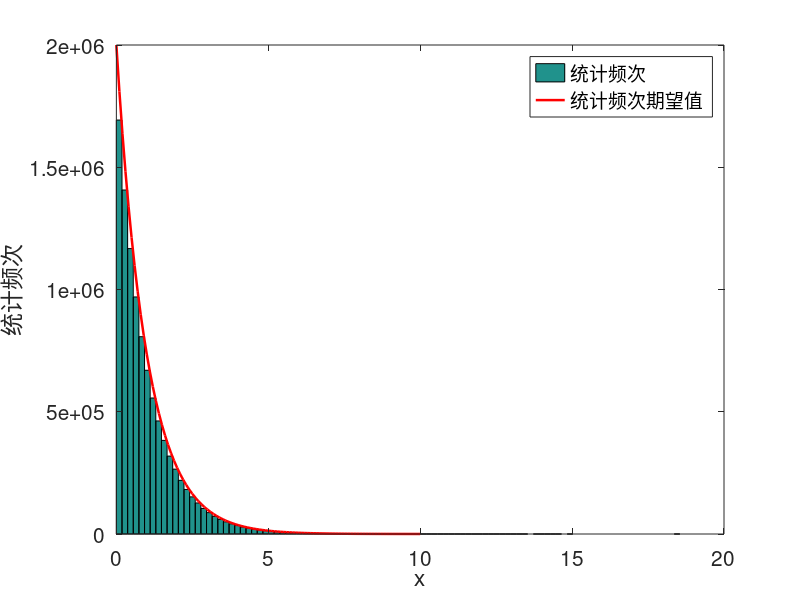
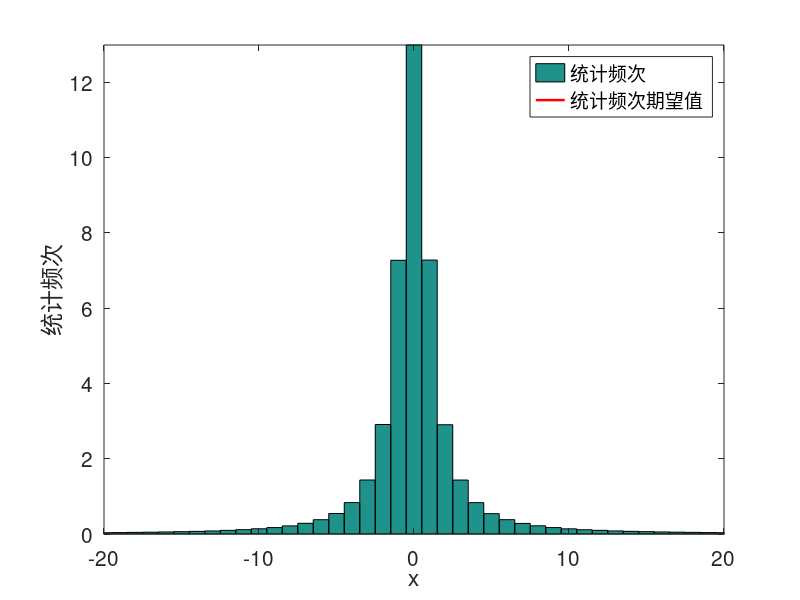

Write MATLAB code to recreate these figures, in order.
figure(1)
N=10000000;
lambda=1;
s1=rand(1,N);
x=-(1/lambda)*log(s1);
hist(x,100);
hold on;
xexc=0:0.1:10;
yexc=2000000*exp(-xexc);
plot(xexc,yexc,'r','LineWidth',1.8);
xlabel('x','FontSize',15)
ylabel('统计频次','FontSize',15)
set(gca,'FontSize',15)
legend('统计频次','统计频次期望值')
hold off;
answer=sum(x.^(1.5))/N

figure(2)
N=10000000;
x0=0;
gamma=1;
s1=rand(1,N);
x=gamma*tan(pi*(s1-0.5))+x0;
xbins=-22:22;
hist(x,xbins,44);
hold on;
axis([-20 20 0 inf])
xexc=-10:0.1:10;
yexc=(1/pi)*(1./(xexc.^2+1))*N;
plot(xexc,yexc,'r','LineWidth',1.8);
xlabel('x','FontSize',15)
ylabel('统计频次','FontSize',15)
set(gca,'FontSize',15)
legend('统计频次','统计频次期望值')
hold off;
answer=real(sum(pi*x.^(0.5))/N)
